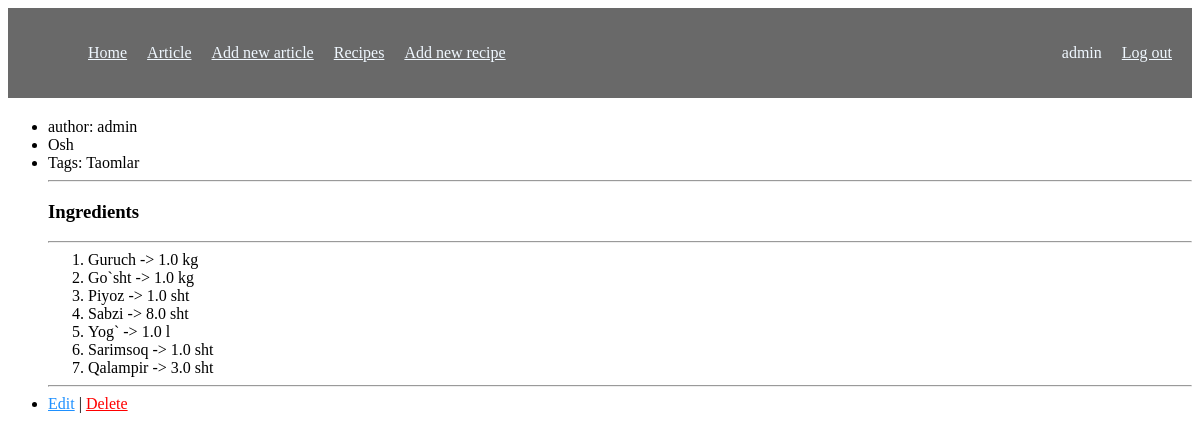
The app's page /recipes/detail/osh/ (signed in) with its own data.
### recipes/models.py (models this page shows, shortened)
class Timestamp(models.Model):
    created_at = models.DateTimeField(auto_now_add=True)
    updated_at = models.DateTimeField(auto_now=True)
    class Meta:
        abstract = True

class Recipe(Timestamp):
    user = models.ForeignKey('auth.User', on_delete=models.CASCADE, null=True, blank=True)
    slug = models.SlugField(max_length=221, unique=True, null=True, blank=True)
    recipe_name = models.CharField(max_length=221)
    tags = models.ManyToManyField(Tag, blank=True)
    is_active = models.BooleanField(default=True)

class Tag(models.Model):
    tag = models.CharField(max_length=21)
    slug = models.SlugField(max_length=221, unique=True, null=True, blank=True)
    def __str__(self):
        return self.tag

class RecipeIngredient(Timestamp):
    UNITS = (
        (0, 'kg'),
        (1, 'l'),
        (2, 'sht'),
    )
    recipe = models.ForeignKey(Recipe, on_delete=models.CASCADE)
    name = models.CharField(max_length=221, help_text="Kichikroq yoz")
    quantity = models.FloatField()
    unit = models.IntegerField(choices=UNITS, default=0)
    is_active = models.BooleanField(default=True)

### recipes/views.py (the view)
# urls.py: path('detail/<slug:slug>/', recipe_detail_view, name="recipe_detail"),
def recipe_detail_view(request, slug=None):
    recipe = None
    if slug is not None:
        recipe = Recipe.objects.get(slug=slug)
    context = {'recipe': recipe}
    return render(request, 'recipes/detail.html', context)

### templates/recipes/detail.html (shortened to what this page needs)
{% extends 'base.html' %}
{% block content %}
<div>
    <ul>
        <li>
            author: {{ recipe.user }}
        </li>
        <li>
            {{ recipe.recipe_name }}
        </li>
        <li>
            Tags:
            {% for tag in recipe.tags.all %}
            {{ tag }}
            {% endfor %}
        </li>
        <hr>
        {% if recipe.recipeingredient_set.all %}
        <h3>Ingredients</h3>
        <hr>
        <ol>
            {% for ingredient in recipe.recipeingredient_set.all %}
            <li>
                {{ ingredient.name }} -> {{ ingredient.quantity }} {{ ingredient.get_unit_display }}
            </li>
            {% endfor %}
        </ol>
        {% else %}
        This recipe has no ingredient
        {% endif %}
        {% if request.user.id == recipe.user.id %}
        <hr>
        <li>
            <a href="{% url 'recipes:recipe_update' recipe.id %}" style="color: dodgerblue">Edit</a> |
            <a href="{% url 'recipes:recipe_delete' recipe.slug %}" style="color: red">Delete</a>
        </li>
        {% endif %}
    </ul>
</div>
{% endblock content %}

### templates/navbar.html (shortened to what this page needs)
<nav>
    <ul class="nav-list">
        <li>
            <a href="/">
                Home
            </a>
        </li>
        <li>
            <a href="{% url 'articles:article_list' %}">
                Article
            </a>
        </li>
        <li>
            <a href="{% url 'articles:article_create' %}">
                Add new article
            </a>
        </li>
        <li>
            <a href="{% url 'recipes:recipe_list' %}">
                Recipes
            </a>
        </li>
        <li>
            <a href="{% url 'recipes:recipe_create' %}">
                Add new recipe
            </a>
        </li>
    </ul>
    <ul class="nav-list" style="float: right">
        {% if request.user.is_authenticated %}
        <li>
            {{ request.user }}
        </li>
        <li>
            <a href="{% url 'accounts:logout' %}">Log out</a>
        </li>
        {% else %}
        <li>
            <a href="{% url 'accounts:login' %}">Log in</a>
        </li>
        {% endif %}
    </ul>
</nav>

### templates/navbar.html (style rules this page uses)
nav { padding: 20px; background-color: dimgrey; color: aliceblue; margin-bottom: 20px; }
.nav-list { display: inline-flex; }
.nav-list li { display: inline; margin-left: 20px; }
.nav-list li a { color: aliceblue; }

### records on screen
Recipe: user "admin", recipe_name "Osh"
Tag: tag "Taomlar"
RecipeIngredient: name "Guruch", quantity "1.0", unit "kg"
RecipeIngredient: name "Go`sht", quantity "1.0", unit "kg"
RecipeIngredient: name "Piyoz", quantity "1.0", unit "sht"
RecipeIngredient: name "Sabzi", quantity "8.0", unit "sht"
RecipeIngredient: name "Yog`", quantity "1.0", unit "l"
RecipeIngredient: name "Sarimsoq", quantity "1.0", unit "sht"
RecipeIngredient: name "Qalampir", quantity "3.0", unit "sht"

### other values on screen
{{ request.user }} "admin"
